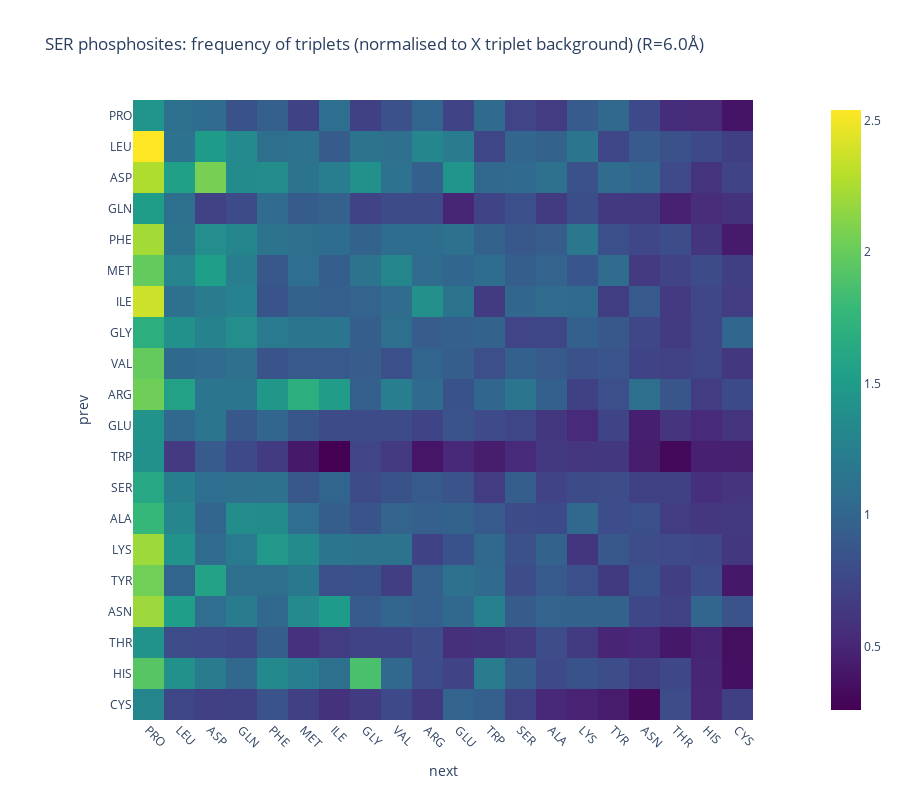
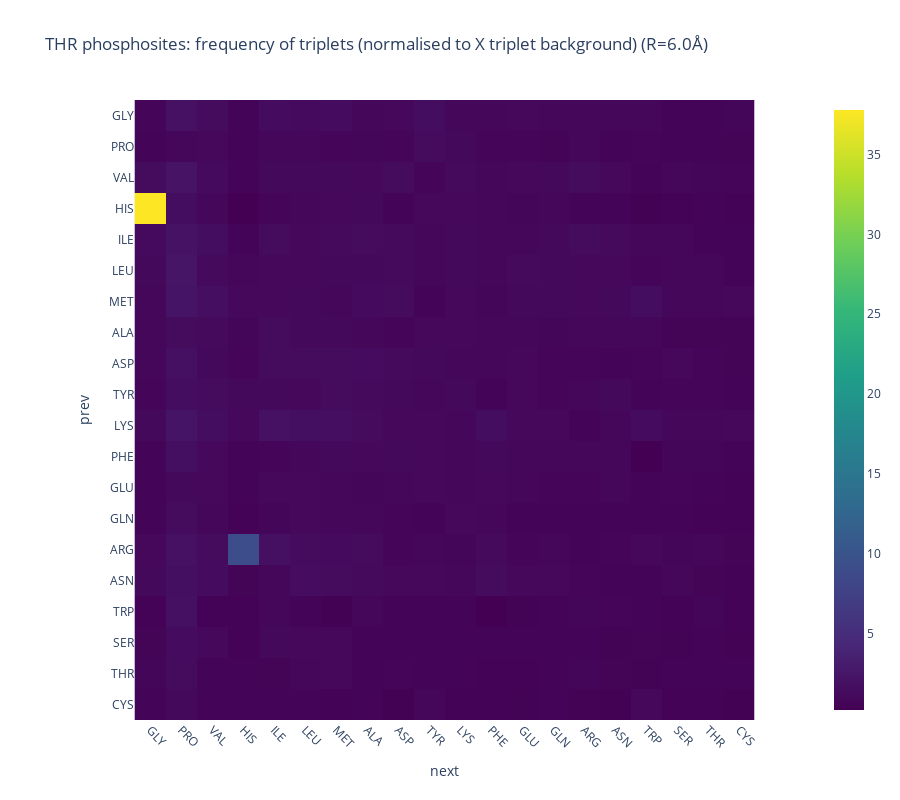
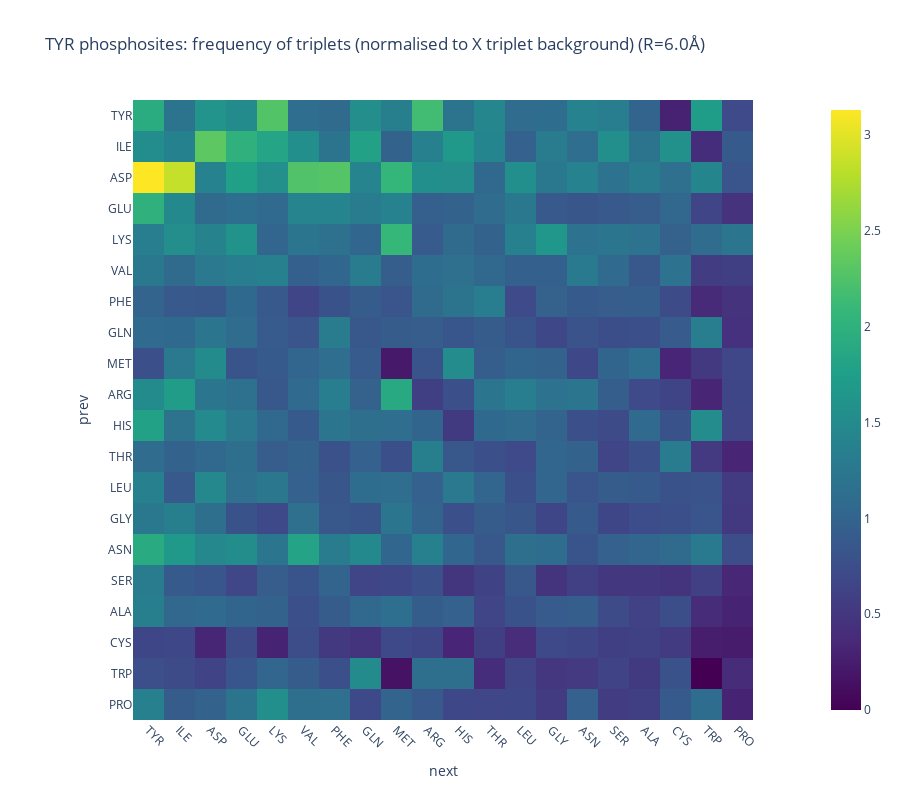

Notebook code for these charts, in order:
### Markdown cell above
### Normalise to *generic* triplet background (e.g. AXA)

### Code cell
# CENTRE RESIDUE SHOULD BE 'X'. 
centre_residue = "X"
metric = "freq"

for site in ["SER", "THR", "TYR"]:
    df = filter_df_residue(nearest_node, site)
    count_df = make_count_df(df)
    motif_df = make_motif_df(df)

    count_df = count_df.div(count_df.sum().sum())

    residue_triplet_freq = get_frequency_matrix(freq_df, centre_residue=centre_residue, metric=metric, letter_code=3)
    # Normalise to sum to 1. 
    residue_triplet_freq = residue_triplet_freq.div(residue_triplet_freq.sum().sum())

    # Divide count_df by triplet_freq to get "normalised frequency in ASA (or ATA or AYA) triplets"
    count_df = count_df.div(residue_triplet_freq)

    # ORDER BY MEAN
    # order count_df columns (and index) by average value
    # get average value across columns 
    ordering = count_df.mean(axis=0).sort_values(ascending=False).index
    count_df = count_df[ordering]
    count_df = count_df.reindex(ordering)
    count_df.index.name = "prev" # rename index 
    
    plot_heatmap(count_df, title=f"{site} phosphosites: frequency of triplets (normalised to {centre_residue} triplet background) (R={radius}Å)", aspect=None)

### Figure 1 — Plotly figure (JSON) as saved in the notebook; plotly's stock layout.template omitted (floating-point values rounded to 4 significant figures; data arrays with more than 128 entries replaced by an {"elided": "..."} marker saying what was removed)
{"data": [{"coloraxis": "coloraxis", "hovertemplate": "next: %{x}<br>prev: %{y}<br>color: %{z}<extra></extra>", "name": "0", "type": "heatmap", "x": ["PRO", "LEU", "ASP", "GLN", "PHE", "MET", "ILE", "GLY", "VAL", "ARG", "GLU", "TRP", "SER", "ALA", "LYS", "TYR", "ASN", "THR", "HIS", "CYS"], "xaxis": "x", "y": ["PRO", "LEU", "ASP", "GLN", "PHE", "MET", "ILE", "GLY", "VAL", "ARG", "GLU", "TRP", "SER", "ALA", "LYS", "TYR", "ASN", "THR", "HIS", "CYS"], "yaxis": "y", "z": {"elided": "20x20 float values"}}], "layout": {"coloraxis": {"colorscale": [[0, "#440154"], [0.1111, "#482878"], [0.2222, "#3e4989"], [0.3333, "#31688e"], [0.4444, "#26828e"], [0.5556, "#1f9e89"], [0.6667, "#35b779"], [0.7778, "#6ece58"], [0.8889, "#b5de2b"], [1, "#fde725"]]}, "height": 800, "title": {"text": "SER phosphosites: frequency of triplets (normalised to X triplet background) (R=6.0Å)"}, "xaxis": {"anchor": "y", "constrain": "domain", "domain": [0, 1], "scaleanchor": "y", "tickangle": 45, "title": {"text": "next"}, "type": "category"}, "yaxis": {"anchor": "x", "autorange": "reversed", "constrain": "domain", "domain": [0, 1], "title": {"text": "prev"}, "type": "category"}}}

### Figure 2 — Plotly figure (JSON) as saved in the notebook; plotly's stock layout.template omitted (floating-point values rounded to 4 significant figures; data arrays with more than 128 entries replaced by an {"elided": "..."} marker saying what was removed)
{"data": [{"coloraxis": "coloraxis", "hovertemplate": "next: %{x}<br>prev: %{y}<br>color: %{z}<extra></extra>", "name": "0", "type": "heatmap", "x": ["GLY", "PRO", "VAL", "HIS", "ILE", "LEU", "MET", "ALA", "ASP", "TYR", "LYS", "PHE", "GLU", "GLN", "ARG", "ASN", "TRP", "SER", "THR", "CYS"], "xaxis": "x", "y": ["GLY", "PRO", "VAL", "HIS", "ILE", "LEU", "MET", "ALA", "ASP", "TYR", "LYS", "PHE", "GLU", "GLN", "ARG", "ASN", "TRP", "SER", "THR", "CYS"], "yaxis": "y", "z": {"elided": "20x20 float values"}}], "layout": {"coloraxis": {"colorscale": [[0, "#440154"], [0.1111, "#482878"], [0.2222, "#3e4989"], [0.3333, "#31688e"], [0.4444, "#26828e"], [0.5556, "#1f9e89"], [0.6667, "#35b779"], [0.7778, "#6ece58"], [0.8889, "#b5de2b"], [1, "#fde725"]]}, "height": 800, "title": {"text": "THR phosphosites: frequency of triplets (normalised to X triplet background) (R=6.0Å)"}, "xaxis": {"anchor": "y", "constrain": "domain", "domain": [0, 1], "scaleanchor": "y", "tickangle": 45, "title": {"text": "next"}, "type": "category"}, "yaxis": {"anchor": "x", "autorange": "reversed", "constrain": "domain", "domain": [0, 1], "title": {"text": "prev"}, "type": "category"}}}

### Figure 3 — Plotly figure (JSON) as saved in the notebook; plotly's stock layout.template omitted (floating-point values rounded to 4 significant figures; data arrays with more than 128 entries replaced by an {"elided": "..."} marker saying what was removed)
{"data": [{"coloraxis": "coloraxis", "hovertemplate": "next: %{x}<br>prev: %{y}<br>color: %{z}<extra></extra>", "name": "0", "type": "heatmap", "x": ["TYR", "ILE", "ASP", "GLU", "LYS", "VAL", "PHE", "GLN", "MET", "ARG", "HIS", "THR", "LEU", "GLY", "ASN", "SER", "ALA", "CYS", "TRP", "PRO"], "xaxis": "x", "y": ["TYR", "ILE", "ASP", "GLU", "LYS", "VAL", "PHE", "GLN", "MET", "ARG", "HIS", "THR", "LEU", "GLY", "ASN", "SER", "ALA", "CYS", "TRP", "PRO"], "yaxis": "y", "z": {"elided": "20x20 float values"}}], "layout": {"coloraxis": {"colorscale": [[0, "#440154"], [0.1111, "#482878"], [0.2222, "#3e4989"], [0.3333, "#31688e"], [0.4444, "#26828e"], [0.5556, "#1f9e89"], [0.6667, "#35b779"], [0.7778, "#6ece58"], [0.8889, "#b5de2b"], [1, "#fde725"]]}, "height": 800, "title": {"text": "TYR phosphosites: frequency of triplets (normalised to X triplet background) (R=6.0Å)"}, "xaxis": {"anchor": "y", "constrain": "domain", "domain": [0, 1], "scaleanchor": "y", "tickangle": 45, "title": {"text": "next"}, "type": "category"}, "yaxis": {"anchor": "x", "autorange": "reversed", "constrain": "domain", "domain": [0, 1], "title": {"text": "prev"}, "type": "category"}}}
